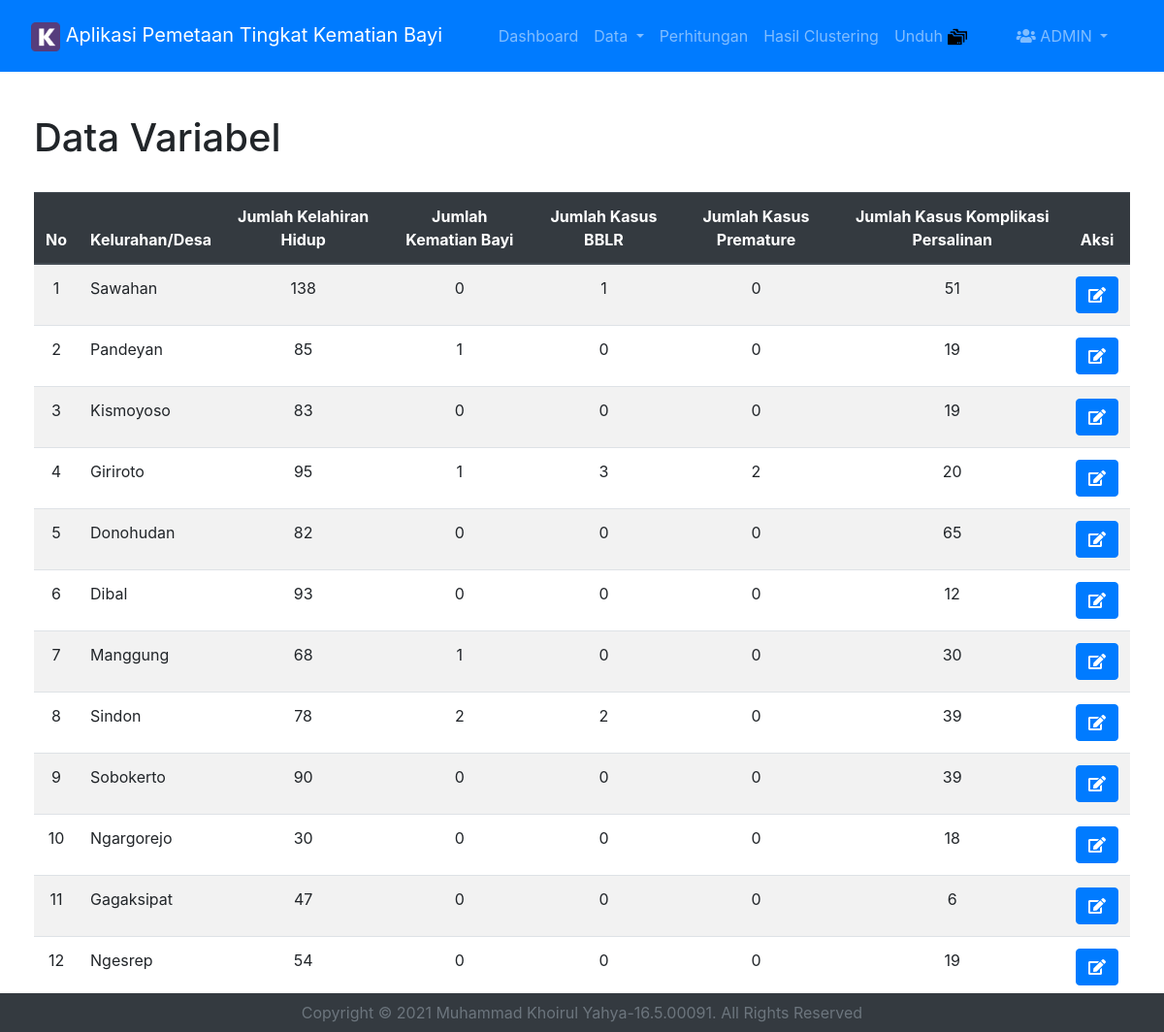
Screenshot of /admin-datavariabel-scriptampilbiasa.php (signed in) with the database file from the repository.
### tables this page shows
CREATE TABLE `tb_variabel` (
  `id_variabel` int(11) NOT NULL,
  `id_desa` int(11) NOT NULL,
  `var_JKH` int(5) NOT NULL,
  `var_JKB` int(5) NOT NULL,
  `var_BBLR` int(5) NOT NULL,
  `var_premature` int(5) NOT NULL,
  `var_KP` int(5) NOT NULL,
  `AKB` varchar(20) NOT NULL
);

CREATE TABLE `tb_desa` (
  `id_desa` int(11) NOT NULL,
  `nama_desa` varchar(50) NOT NULL,
  `polygon` text NOT NULL
);

### admin-datavariabel-scriptampilbiasa.php (the view, shortened to what this page needs)
<!doctype html>
<html>
<head>
	<link rel="stylesheet" href="src/css/bootstrap.min.css">
	<link rel="stylesheet" href="//use.fontawesome.com/releases/v5.0.7/css/all.css">
</head>
<body>
	<?php
	include "menu-8.php";
	?>
	<div class="container-fluid">
		<div class="row">
			<div class="col-lg-12"><br></div>
			<div class="col-lg-12">
				<div class="card-group">
					<div class="card-body">
						<h1>Data Variabel</h1>
						<br>
						<table class="table table-striped">
							<thead class="thead-dark">
								<tr>
									<th><center>No</center></th>
									<th><center>Kelurahan/Desa</center></th>
									<th><center>Jumlah Kelahiran Hidup</center></th>
									<th><center>Jumlah Kematian Bayi</center></th>
									<th><center>Jumlah Kasus BBLR</center></th>
									<th><center>Jumlah Kasus Premature</center></th>
									<th><center>Jumlah Kasus Komplikasi Persalinan</center></th>
									<th><center>Aksi</center></th>
								</tr>
							</thead>
							<tbody>
								<?php
								include 'koneksi.php';
								$variabel = mysqli_query($koneksi, 'SELECT * FROM tb_variabel
											INNER JOIN tb_desa ON tb_variabel.id_desa = tb_desa.id_desa');
								$no = 1;
								foreach($variabel as $key => $val){
									?>
									<tr>
										<td><center><?=$no?></center></td>
										<td><?=$val['nama_desa']?></td>
										<td><center><?=$val['var_JKH']?></center></td>
										<td><center><?=$val['var_JKB']?></center></td>
										<td><center><?=$val['var_BBLR']?></center></td>
										<td><center><?=$val['var_premature']?></center></td>
										<td><center><?=$val['var_KP']?></center></td>
										<td>
											<div class="btn-group">
												<a href="#" class="btn btn-primary button-edit-modal" data-toggle="modal" data-target="#form-update" data-idvariabel="<?=$val['id_variabel']?>" data-nama="<?=$val['id_desa']?>" data-var_JKH="<?=$val['var_JKH']?>" data-var_JKB="<?=$val['var_JKB']?>" data-var_BBLR="<?=$val['var_BBLR']?>" data-var_premature="<?=$val['var_premature']?>" data-var_KP="<?=$val['var_KP']?>"><i class="fas fa-edit"></i></a>
											</div>
										</td>
									</tr>
									<?php
								$no++;
								}
							?>
							</tbody>
						</table>
					</div>
				</div>
			</div>
		</div>
	</div>
	<?php
	include "footer.php";
	?>
</body>
</html>

### rows the page displays
tb_variabel: id_desa.nama_desa "Sawahan", var_JKH "138", var_JKB "0", var_BBLR "1", var_premature "0", var_KP "51"
tb_variabel: id_desa.nama_desa "Pandeyan", var_JKH "85", var_JKB "1", var_BBLR "0", var_premature "0", var_KP "19"
tb_variabel: id_desa.nama_desa "Kismoyoso", var_JKH "83", var_JKB "0", var_BBLR "0", var_premature "0", var_KP "19"
tb_variabel: id_desa.nama_desa "Giriroto", var_JKH "95", var_JKB "1", var_BBLR "3", var_premature "2", var_KP "20"
tb_variabel: id_desa.nama_desa "Donohudan", var_JKH "82", var_JKB "0", var_BBLR "0", var_premature "0", var_KP "65"
tb_variabel: id_desa.nama_desa "Dibal", var_JKH "93", var_JKB "0", var_BBLR "0", var_premature "0", var_KP "12"
tb_variabel: id_desa.nama_desa "Manggung", var_JKH "68", var_JKB "1", var_BBLR "0", var_premature "0", var_KP "30"
tb_variabel: id_desa.nama_desa "Sindon", var_JKH "78", var_JKB "2", var_BBLR "2", var_premature "0", var_KP "39"
tb_variabel: id_desa.nama_desa "Sobokerto", var_JKH "90", var_JKB "0", var_BBLR "0", var_premature "0", var_KP "39"
tb_variabel: id_desa.nama_desa "Ngargorejo", var_JKH "30", var_JKB "0", var_BBLR "0", var_premature "0", var_KP "18"
tb_variabel: id_desa.nama_desa "Gagaksipat", var_JKH "47", var_JKB "0", var_BBLR "0", var_premature "0", var_KP "6"
tb_variabel: id_desa.nama_desa "Ngesrep", var_JKH "54", var_JKB "0", var_BBLR "0", var_premature "0", var_KP "19"
